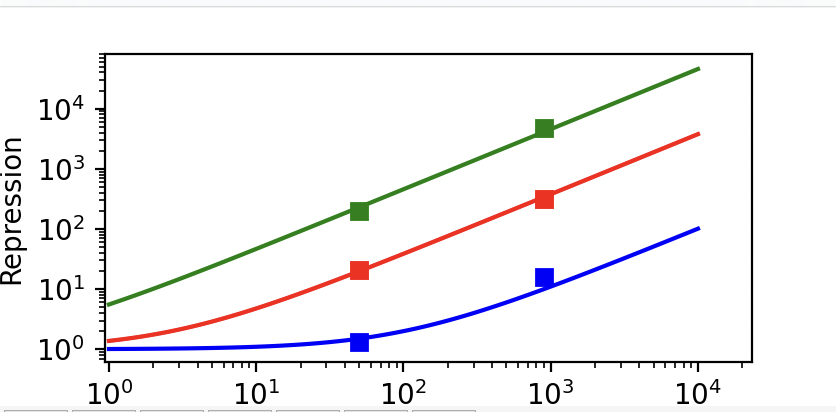

Reproduce this figure in Python.
import numpy as np
import math
from matplotlib import pyplot as plt

NNS = 4.8e6
def repression(R,NNS,DErd):
    return 1 + (R/NNS)*np.exp(-DErd)
fig = plt.figure(figsize=(2,2))
ax = plt.axes()
ax.set_xscale('log')
ax.set_xlabel(r'$R$')
ax.set_yscale('log')
ax.set_ylabel('Repression')
# O1
R = np.array([50,900])
rep = np.array([200,4700])
DErd_O1 = -np.log((NNS/R)*(rep-1))
DErd_O1 = np.mean(DErd_O1)
print("O1: " + "{:.2f}".format(DErd_O1) + " kT")
# generate X, Y data for fitting plot
Rplt = np.geomspace(1,1e4,100)
Repplt = repression(Rplt,NNS,DErd_O1)
ax.plot(R,rep,marker='s',ls='',color='g') # plot true data
ax.plot(Rplt,Repplt,ls='-',color='g') # plot fitting
# O2
R = np.array([50,900])
rep = np.array([21,320])
DErd_O2 = -np.log((NNS/R)*(rep-1))
DErd_O2 = np.mean(DErd_O2)
print("O2: " + "{:.2f}".format(DErd_O2) + " kT")
# generate X, Y data for fitting plot
Rplt = np.geomspace(1,1e4,100)
Repplt = repression(Rplt,NNS,DErd_O2)
ax.plot(R,rep,marker='s',ls='',color='r') # plot true data
ax.plot(Rplt,Repplt,ls='-',color='r') # plot fitting
# O3
R = np.array([50,900])
rep = np.array([1.3,16])
DErd_O3 = -np.log((NNS/R)*(rep-1))
DErd_O3 = np.mean(DErd_O3)
print("O3: " + "{:.2f}".format(DErd_O3) + " kT")
# generate X, Y data for fitting plot
Rplt = np.geomspace(1,1e4,100)
Repplt = repression(Rplt,NNS,DErd_O3)
ax.plot(R,rep,marker='s',ls='',color='b') # plot true data
ax.plot(Rplt,Repplt,ls='-',color='b') # plot fitting
plt.show()
